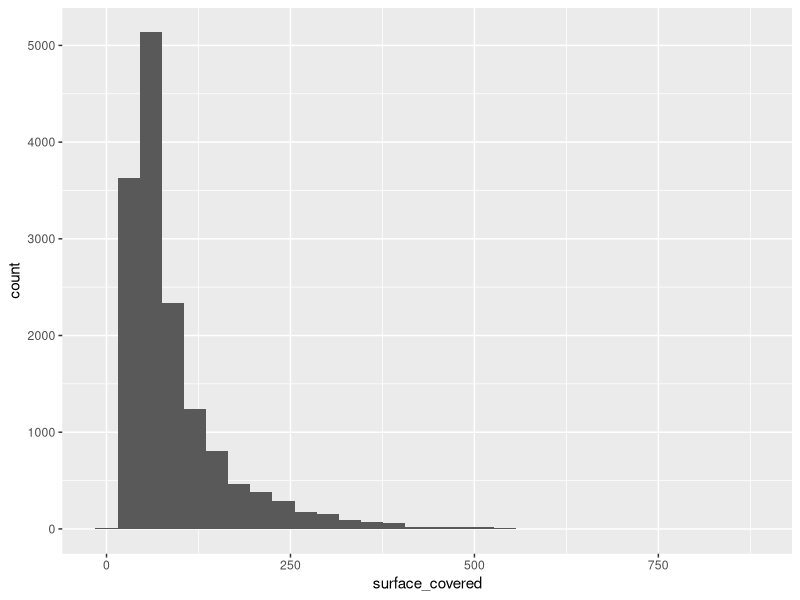
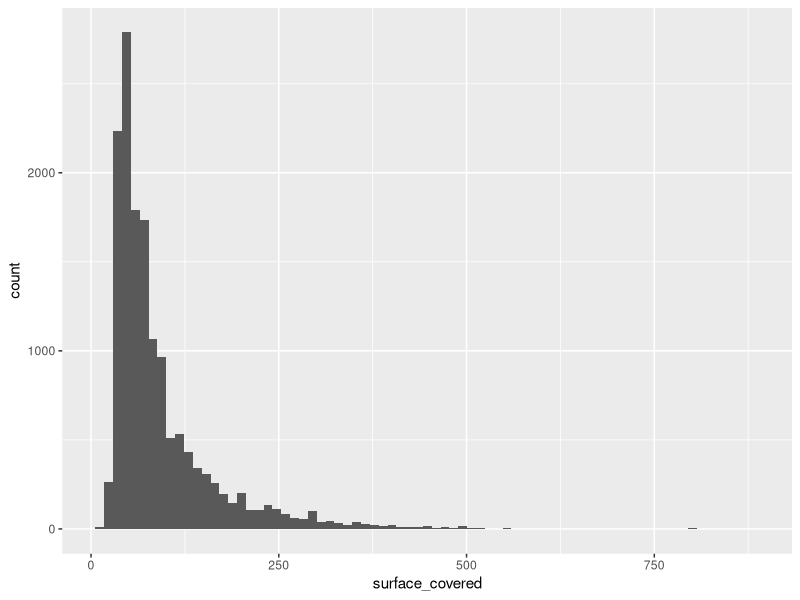
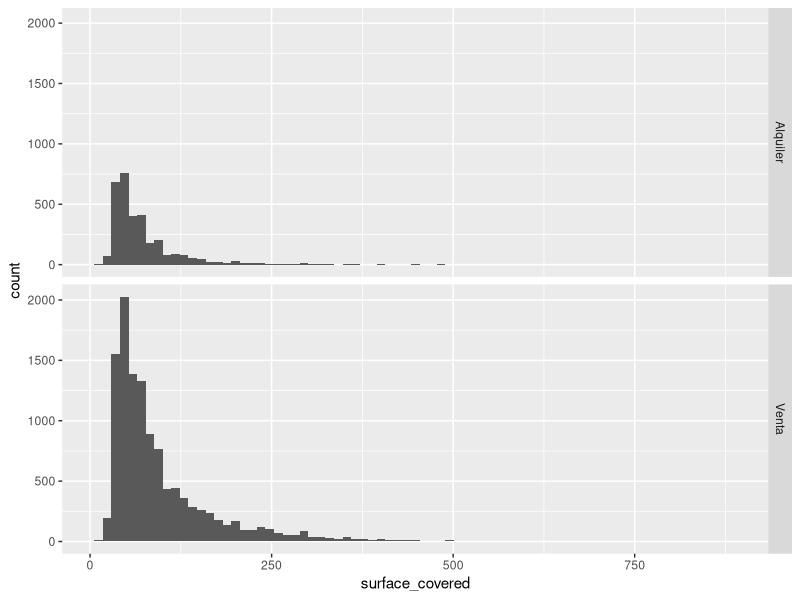
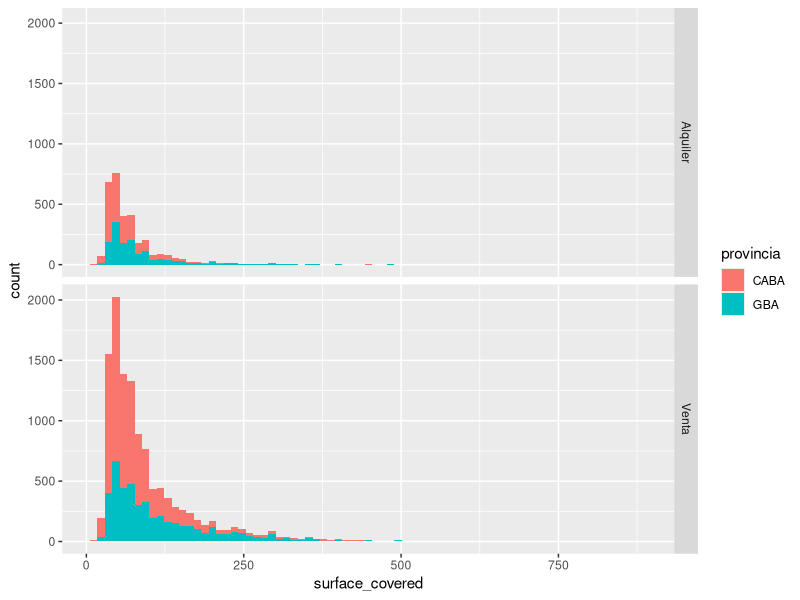
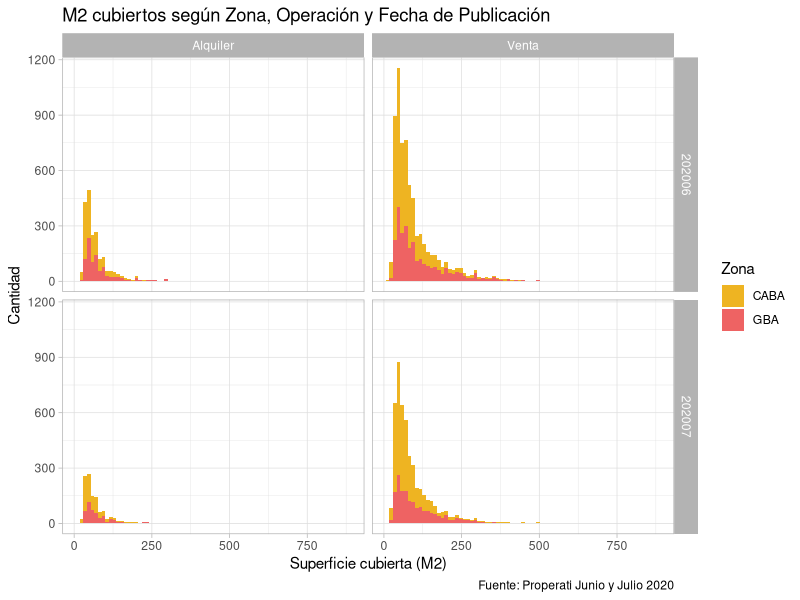
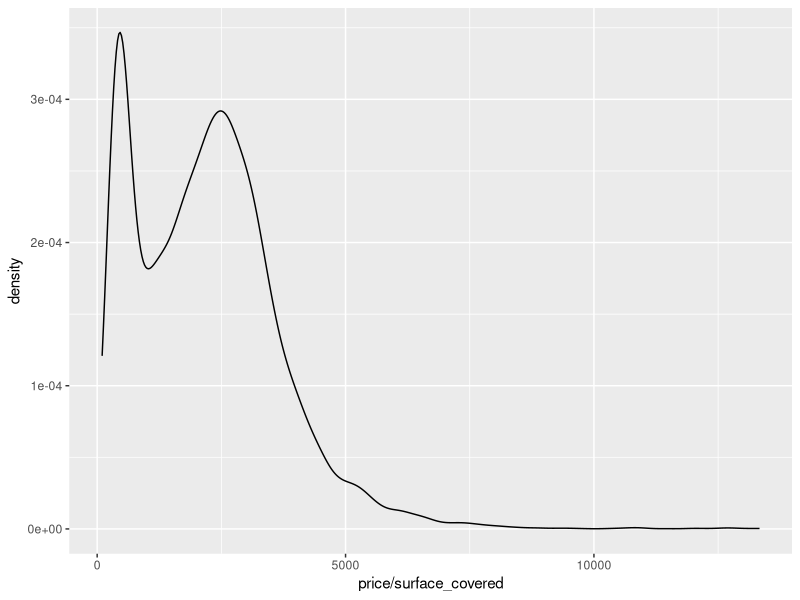
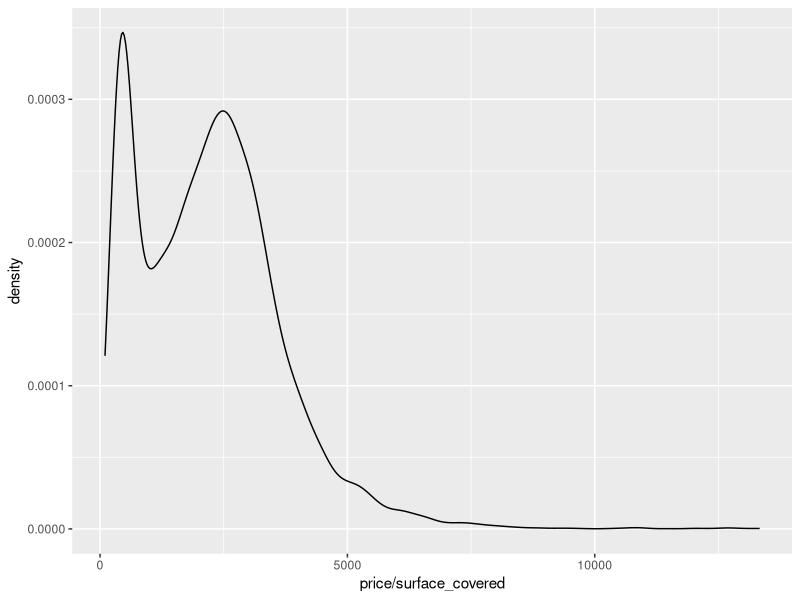
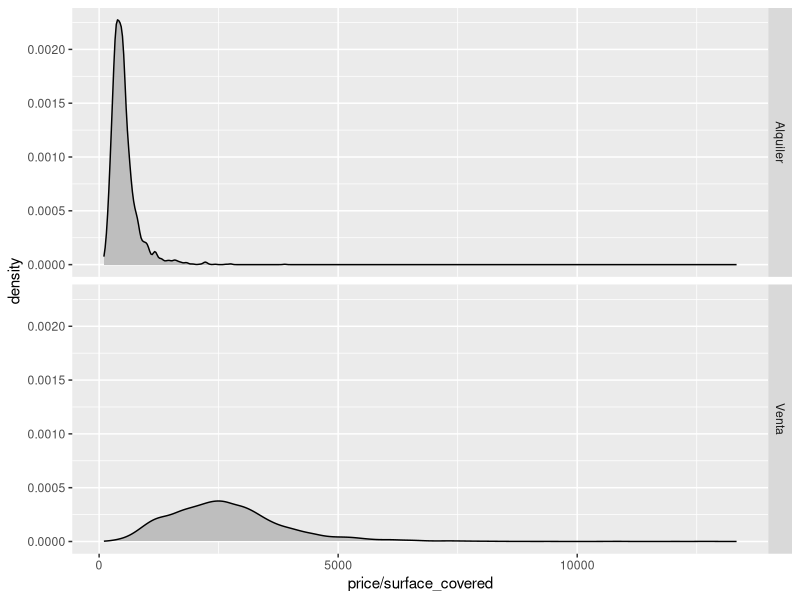

Write R code to recreate these figures, in order. (Note: this script raises an error after producing the figures.)
## ---- chunk 1
library(tidyverse)
## ---- chunk 2
datos_amba <- read.csv("data/amba_properati.csv")
## ---- chunk 3
ggplot(datos_amba)+
  geom_histogram(aes(x=surface_covered))
## ---- chunk 4
ggplot(datos_amba)+
  geom_histogram(aes(x=surface_covered), bins=75)
## ---- chunk 5
ggplot(datos_amba)+
  geom_histogram(aes(x=surface_covered), bins=75) +
  facet_grid(operation_type~.)
## ---- chunk 6
ggplot(datos_amba)+
  geom_histogram(aes(x=surface_covered, fill=provincia), bins=75)+
  facet_grid(operation_type~.)
## ---- chunk 7
ggplot(datos_amba)+
  geom_histogram(aes(x=surface_covered, fill=provincia), bins=75)+
  facet_grid(created_on~operation_type)+
  labs(title="M2 cubiertos según Zona, Operación y Fecha de Publicación",
       fill="Zona",
       x="Superficie cubierta (M2)",
       y="Cantidad",
       caption="Fuente: Properati Junio y Julio 2020")+
  scale_fill_manual(values = c("goldenrod2", "indianred2"))+
  theme_light()
## ---- chunk 8
ggplot(datos_amba)+
  geom_density(aes(x=price/surface_covered))
## ---- chunk 9
options(scipen=999)
## ---- chunk 10
ggplot(datos_amba)+
  geom_density(aes(x=price/surface_covered))
## ---- chunk 11
ggplot(datos_amba)+
  geom_density(aes(x=price/surface_covered), fill="gray") +
  facet_grid(operation_type~.)
## ---- chunk 12
ggplot(datos_amba)+
  geom_density(aes(x=price/surface_covered, fill=provincia), alpha=0.5) +
  facet_grid(operation_type~.)
## ---- chunk 13
ggplot(datos_amba %>%
         filter(operation_type=="Venta"))+
  geom_density(aes(x=price/surface_covered, fill=provincia), alpha=0.5) +
  facet_grid(property_type~.)+
  labs(title="Valor del m2 en Venta según Zona y Tipo de Propiedad",
       fill="Zona",
       x="Valor m2",
       y="Densidad",
       caption="Fuente: Properati Junio y Julio 2020")+
  scale_fill_manual(values = c("goldenrod2", "indianred2"))+
  theme_light()
## ---- chunk 14
ggplot(datos_amba %>%
         filter(operation_type=="Venta" & partido==c("Vicente López", "La Matanza", "La Plata")))+
  geom_density(aes(x=price/surface_covered, fill=partido), alpha=0.5) +
  facet_grid(property_type~.)+
  labs(title="Valor del m2 en Venta por Partido y Tipo de Propiedad",
       fill="Zona",
       x="Valor m2",
       y="Densidad",
       caption="Fuente: Properati Junio y Julio 2020")+
  theme_light()
## ---- chunk 15
ggplot(datos_amba) +
  geom_boxplot(aes(x = provincia, y = price/surface_covered))
## ---- chunk 16
ggplot(datos_amba) +
  geom_boxplot(aes(x = provincia, y = price/surface_covered)) +
  facet_grid(~operation_type)
## ---- chunk 17
ggplot(datos_amba %>%
         filter(operation_type=="Alquiler")) +
  geom_boxplot(aes(x = provincia, y = price/surface_covered, fill=provincia), show.legend = FALSE) +
  labs(title = "Distribución del valor del m2 de Alquileres en CABA y GBA",
       subtitle = "Publicaciones de Junio y Julio 2020",
       y = "Valor del m2",
       x = "Zona",
       caption = "Fuente: Properati")
## ---- chunk 18
ggplot(datos_amba %>%
         filter(operation_type=="Alquiler" & provincia=="CABA")) +
  geom_boxplot(aes(x = partido, y = price/surface_covered, fill=partido), show.legend = FALSE) +
  labs(title = "Distribución del valor del m2 de Alquileres en CABA y GBA",
       subtitle = "Publicaciones de Junio y Julio 2020",
       y = "Valor del m2",
       x = "Comuna",
       caption = "Fuente: Properati")+
  coord_flip()
## ---- chunk 19
ggplot(datos_amba %>%
         filter(operation_type=="Alquiler" & provincia=="GBA")) +
  geom_boxplot(aes(x = partido, y = price/surface_covered, fill=partido), show.legend = FALSE) +
  labs(title = "Distribución del valor del m2 de Alquileres en CABA y GBA",
       subtitle = "Publicaciones de Junio y Julio 2020",
       y = "Valor del m2",
       x = "Partido",
       caption = "Fuente: Properati")+
  coord_flip()
## ---- chunk 20
ggplot(datos_amba %>%
         filter(operation_type=="Alquiler" & partido==c("Vicente López", "La Matanza", "La Plata"))) +
  geom_boxplot(aes(x = partido, y = price/surface_covered, fill=partido), show.legend = FALSE) +
  labs(title = "Distribución del valor del m2 de CABA y GBA",
       subtitle = "Junio y Julio 2020",
       y = "Valor del m2",
       x = "Partido",
       color = "Partido",
       caption = "Fuente: Properati")+
  facet_grid(created_on~.)+
  scale_fill_brewer(palette = "Set3")+
  coord_flip()
## ---- chunk 21
ggplot(datos_amba)+
  geom_point(aes(x=surface_covered, y=price))
## ---- chunk 22
ggplot(datos_amba)+
  geom_point(aes(x=surface_covered, y=price, color=operation_type), alpha=0.5)
## ---- chunk 23
ggplot(datos_amba)+
  geom_point(aes(x=surface_covered, y=price, color=operation_type), alpha=0.5) +
  facet_grid(provincia~.)
## ---- chunk 24
ggplot(datos_amba %>%
         filter(operation_type=="Venta"))+
  geom_point(aes(x=surface_covered, y=price, color=price/surface_covered), alpha=0.5) +
  facet_grid(provincia~.) +
  scale_color_viridis_c(option="magma")
## ---- chunk 25
ggplot()+
  geom_point(data=datos_amba, aes(x=lon, y=lat))
## ---- chunk 26
ggplot()+
  geom_point(data=datos_amba, aes(x=lon, y=lat, color=provincia))
## ---- chunk 27
ggplot(datos_amba %>%
              group_by(partido, rooms) %>%
              summarise(cantidad=n())) + 
  geom_tile(aes(x = partido,
                y = as.factor(rooms),
                fill = cantidad))
## ---- chunk 28
ggplot(datos_amba %>%
              group_by(partido, rooms) %>%
              summarise(cantidad=n())) + 
  geom_tile(aes(x = partido,
                y = as.factor(rooms),
                fill = cantidad)) +
  scale_fill_viridis_c() +
  coord_flip()
## ---- chunk 29
ggplot(datos_amba %>%
              filter(provincia=="CABA") %>%
              group_by(partido, rooms) %>%
              summarise(cantidad=n())) + 
  geom_tile(aes(x = as.factor(partido),
                y = as.factor(rooms),
                fill = cantidad)) +
  scale_fill_viridis_c() +
  coord_flip()
## ---- chunk 30
ggplot(datos_amba %>%
              filter(provincia=="GBA") %>%
              group_by(partido, rooms) %>%
              summarise(cantidad=n())) + 
  geom_tile(aes(x = as.factor(partido),
                y = as.factor(rooms),
                fill = cantidad)) +
  scale_fill_viridis_c() +
  coord_flip()
## ---- chunk 31
ggplot(datos_amba)+
  geom_bar(aes(x=operation_type))
## ---- chunk 32
ggplot(datos_amba)+
  geom_bar(aes(x=operation_type, fill=property_type))
## ---- chunk 33
ggplot(datos_amba)+
  geom_bar(aes(x=operation_type, fill=property_type)) +
  scale_fill_manual(values = c("goldenrod2", "turquoise4", "deeppink3")) +
  facet_grid(~provincia)+
  labs(title="Oferta publicada según Zona por Operación y Tipo de Propiedad",
       fill="Tipo",
       x="Operación",
       y="Cantidad",
       caption="Fuente: Properati Junio y Julio 2020")
## ---- chunk 34
ggplot(datos_amba)+
  geom_bar(aes(x=operation_type, fill=property_type), position=position_fill()) +
  scale_fill_manual(values = c("goldenrod2", "turquoise4", "deeppink3")) +
  facet_grid(~provincia)+
  labs(title="Oferta publicada según Zona por Operación y Tipo de Propiedad",
       fill="Tipo",
       x="Operación",
       y="Porcentaje",
       caption="Fuente: Properati Junio y Julio 2020")
## ---- chunk 35
ggplot(datos_amba)+
  geom_bar(aes(x=operation_type, fill=property_type), position=position_dodge()) +
  scale_fill_manual(values = c("goldenrod2", "turquoise4", "deeppink3")) +
  facet_grid(~provincia)+
  labs(title="Oferta publicada según Zona por Operación y Tipo de Propiedad",
       fill="Tipo",
       x="Operación",
       y="Cantidad",
       caption="Fuente: Properati Junio y Julio 2020")
## ---- chunk 36
ggplot(datos_amba)+
  geom_bar(aes(x=as.factor(rooms), fill=provincia), position=position_dodge()) +
  labs(title="Oferta de Propiedades en Alquiler",
       subtitle="Según cantidad de ambientes",
       fill="Zona",
       x="Cantidad de Ambientes",
       y="Cantidad",
       caption="Fuente: Properati") +
  scale_fill_manual(values = c("goldenrod2", "indianred2")) +
  facet_grid(operation_type~.)
## ---- chunk 37
ggplot(datos_amba %>%
        group_by(provincia, partido, operation_type) %>%
        summarise(cantidad=n(),
                  price_m2=median(price/surface_covered)) %>%
        filter(operation_type=="Venta"))+
  geom_bar(aes(x=reorder(partido, price_m2), weight=price_m2, fill=provincia)) +
  labs(title="Valor del m2 de Propiedades en Venta",
       subtitle="CABA + GBA",
       fill="Zona",
       x="Partido",
       y="Valor del m2 (USD)",
       caption="Fuente: Properati") +
  scale_fill_manual(values = c("goldenrod2", "indianred2")) +
  theme_light()+
  coord_flip()
## ---- chunk 38
ggplot(datos_amba %>%
        group_by(provincia, partido, operation_type) %>%
        summarise(cantidad=n(),
                  price_m2=median(price/surface_covered)) %>%
        filter(operation_type=="Venta" & price_m2>=2000))+
  geom_bar(aes(x=reorder(partido, price_m2), weight=price_m2, fill=provincia)) +
  labs(title="Valor del m2 de Propiedades en Venta",
       subtitle="CABA + GBA",
       fill="Zona",
       x="Partido",
       y="Valor del m2 (USD)",
       caption="Fuente: Properati") +
  scale_fill_manual(values = c("goldenrod2", "indianred2")) +
  theme_light() +
  coord_flip()
## ---- chunk 39
ggplot(datos_amba %>%
        group_by(provincia, partido, operation_type) %>%
        summarise(cantidad=n(),
                  price_m2=median(price/surface_covered)) %>%
        filter(operation_type=="Venta" & price_m2>=2000))+
  geom_bar(aes(x=reorder(partido, price_m2), weight=price_m2, fill=provincia)) +
  geom_text(aes(x=partido, y=price_m2+100, label=as.integer(price_m2)), size=2.5, color="gray14")+
  labs(title="Valor del m2 de Propiedades en Venta",
       subtitle="CABA + GBA",
       fill="Zona",
       x="Partido",
       y="Valor del m2 (USD)",
       caption="Fuente: Properati") +
  scale_fill_manual(values = c("goldenrod2", "indianred2")) +
  theme_light() +
  coord_flip()
## ---- chunk 40
ggplot(datos_amba %>%
        group_by(provincia, partido, operation_type) %>%
        summarise(cantidad=n(),
                  price_m2=median(price/surface_covered)) %>%
        filter(operation_type=="Venta" & price_m2>=2000))+
  geom_bar(aes(x=reorder(partido, price_m2), weight=price_m2, fill=provincia)) +
  geom_text(aes(x=partido, y=price_m2+150, label=as.integer(price_m2)), size=2.5, color="gray14")+
  labs(title="Valor del m2 de Propiedades en Venta",
       subtitle="CABA + GBA",
       fill="Zona",
       x="Partido",
       y="Valor del m2 (USD)",
       caption="Fuente: Properati") +
  scale_fill_manual(values = c("goldenrod2", "indianred2")) +
  theme(plot.margin = margin(0.25, 1, 0.25, 0.1, "cm"), #ajustar los margenes del gráfico
        panel.background = element_rect(fill = "gray100", colour = "gray100", size = 2, linetype = "solid"), #fondo del gráfico
        panel.grid.major = element_line(size = 0.5, linetype = 'solid', colour = "gray80"), #lineas del gráfico
        panel.grid.minor = element_line(size = 0.25, linetype = 'solid', colour = "gray90"), #líneas auxiliares
        plot.title=element_text(size=12, face = "bold"), #tamaño de titulo del mapa
        plot.subtitle=element_text(size=9, face = "bold"), #tamaño de subtitulo del mapa
        legend.key.size = unit(0.4, "cm"), #alto de cuadrados de referencia
        legend.key.width = unit(0.4,"cm"), #ancho de cuadrados de referencia 
        legend.position="top", #ubicacion de leyenda
        legend.direction = "horizontal", #dirección de la leyenda
        legend.title=element_text(size=8, face = "bold"), #tamaño de titulo de leyenda
        legend.text=element_text(size=8), #tamaño de texto de leyenda
        plot.caption=element_text(face = "italic", colour = "gray35",size=6), #tamaño de nota al pie
        axis.title = element_text(colour = "gray35",size = 8), #tamaño y color de referencias de ejes X e Y
        axis.text.x = element_text(colour = "gray35",size = 6, angle = 90), #tamaño y color del texto de eje X
        axis.text.y = element_text(colour = "gray35",size = 6)) #tamaño y color del texto de eje Y
